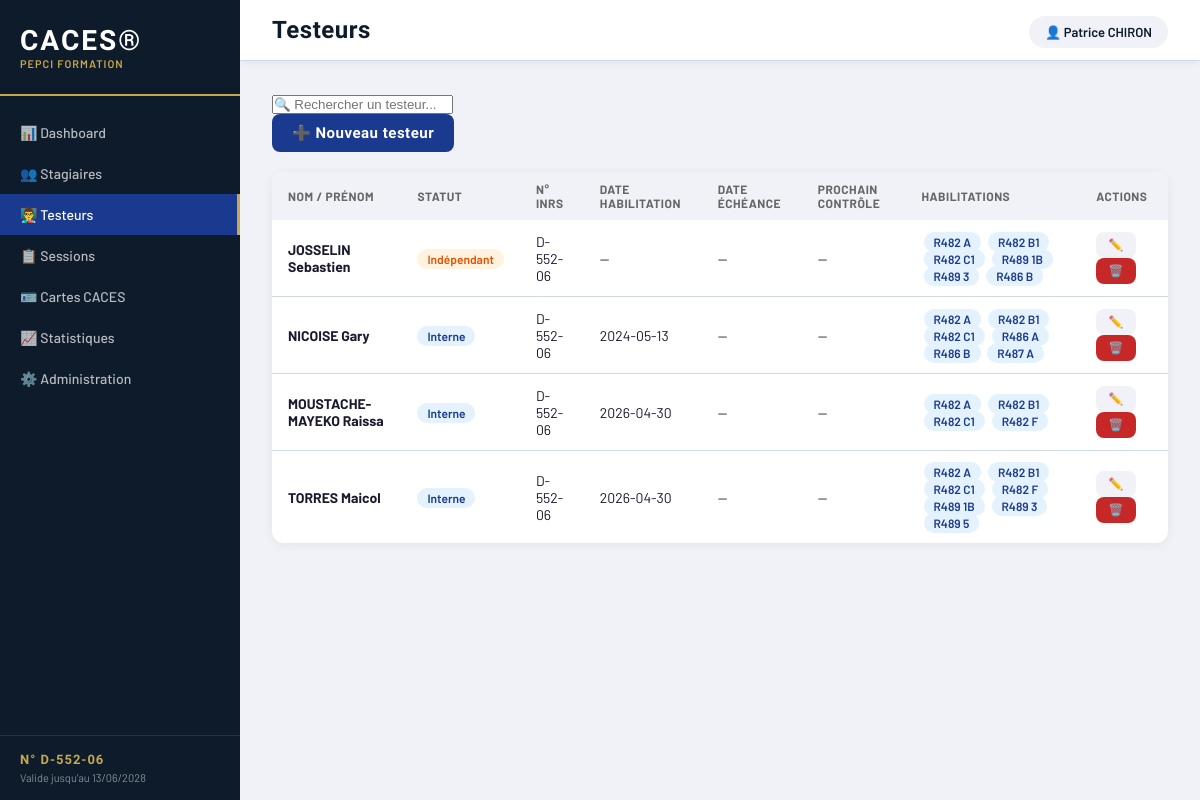
The app's page /testeurs with its own data.
### app/models/testeur.py (models this page shows)
class Testeur(Base):
    __tablename__ = "testeurs"
    id = Column(Integer, primary_key=True, index=True)
    nom = Column(String(100), nullable=False)
    prenom = Column(String(100), nullable=False)
    email = Column(String(200), nullable=True)
    telephone = Column(String(20), nullable=True)
    photo = Column(String(500), nullable=True)
    statut = Column(String(20), default="interne")
    entreprise = Column(String(200), nullable=True)
    numero_inrs = Column(String(50), nullable=True)
    date_habilitation = Column(Date, nullable=True)
    date_expiration_habilitation = Column(Date, nullable=True)
    visite_medicale = Column(Date, nullable=True)
    formation_continue = Column(Date, nullable=True)
    date_prochain_controle = Column(Date, nullable=True)
    note = Column(Text, nullable=True)
    date_creation = Column(DateTime, default=datetime.utcnow)
    actif = Column(Boolean, default=True)

### app/models/habilitation_testeur.py (models this page shows)
class HabilitationTesteur(Base):
    __tablename__ = "habilitations_testeurs"
    id = Column(Integer, primary_key=True, index=True)
    testeur_id = Column(Integer, ForeignKey("testeurs.id"), nullable=False)
    testeur = relationship("Testeur")
    famille = Column(String(10), nullable=False)
    categorie = Column(String(10), nullable=False)
    option_pe = Column(Boolean, default=False)
    option_tel = Column(Boolean, default=False)
    date_integration = Column(Date, nullable=False)
    date_expiration = Column(Date, nullable=True)
    actif = Column(Boolean, default=True)

### app/main.py (the view)
@app.get("/testeurs")
def page_testeurs(request: Request):
    db = SessionLocal()
    liste = db.query(Testeur).filter(Testeur.actif == True).all()
    for t in liste:
        t.habilitations = db.query(HabilitationTesteur).filter(
            HabilitationTesteur.testeur_id == t.id,
            HabilitationTesteur.actif == True
        ).all()
    db.close()
    return templates.TemplateResponse(
        request=request,
        name="testeurs.html",
        context={
            "page": "testeurs",
            "testeurs": liste
        }
    )

### templates/testeurs.html (shortened to what this page needs)
{% extends "base.html" %}
{% block title %}Testeurs{% endblock %}
{% block content %}
<div class="toolbar">
    <div class="toolbar-left">
        <input type="text" id="search" placeholder="🔍 Rechercher un testeur..." class="search-input" onkeyup="filtrer()">
    </div>
    <div class="toolbar-right">
        <button class="btn btn-primary" onclick="ouvrirFormulaire()">➕ Nouveau testeur</button>
    </div>
</div>
<div class="card" style="margin-top: 20px;">
    <table class="table" id="tableau">
        <thead>
            <tr>
                <th>Nom / Prénom</th>
                <th>Statut</th>
                <th>N° INRS</th>
                <th>Date habilitation</th>
                <th>Date échéance</th>
                <th>Prochain contrôle</th>
                <th>Habilitations</th>
                <th>Actions</th>
            </tr>
        </thead>
        <tbody id="tbody">
            {% for t in testeurs %}
            <tr>
                <td><strong>{{ t.nom }} {{ t.prenom }}</strong></td>
                <td>
                    {% if t.statut == 'interne' %}
                        <span class="badge blue">Interne</span>
                    {% elif t.statut == 'independant' %}
                        <span class="badge orange">Indépendant</span>
                    {% else %}
                        <span class="badge green">Entreprise</span>
                    {% endif %}
                </td>
                <td>{{ t.numero_inrs or '—' }}</td>
                <td>{{ t.date_habilitation or '—' }}</td>
                <td>
                    {% if t.date_expiration_habilitation %}
                        <span class="badge orange">{{ t.date_expiration_habilitation }}</span>
                    {% else %}—{% endif %}
                </td>
                <td>
                    {% if t.date_prochain_controle %}
                        <span class="badge orange">{{ t.date_prochain_controle }}</span>
                    {% else %}—{% endif %}
                </td>
                <td>
                    {% for h in t.habilitations %}
                        <span class="badge blue" style="margin:2px;">{{ h.famille }} {{ h.categorie }}</span>
                    {% endfor %}
                </td>
                <td>
                    <button class="btn btn-secondary" style="padding:6px 12px; font-size:12px;"
                        onclick="editer(
                            {{ t.id }},
                            '{{ t.nom }}',
                            '{{ t.prenom }}',
                            '{{ t.statut }}',
                            '{{ t.entreprise or '' }}',
                            '{{ t.numero_inrs or '' }}',
                            '{{ t.email or '' }}',
                            '{{ t.telephone or '' }}',
                            '{{ t.date_habilitation or '' }}',
                            '{{ t.date_expiration_habilitation or '' }}',
                            '{{ t.visite_medicale or '' }}',
                            '{{ t.formation_continue or '' }}',
                            '{{ t.date_prochain_controle or '' }}',
                            '{{ t.note or '' }}'
                        )">✏️</button>
                    <button class="btn btn-danger" style="padding:6px 12px; font-size:12px;"
                        onclick="archiver({{ t.id }}, '{{ t.nom }} {{ t.prenom }}')">🗑️</button>
                </td>
            </tr>
            {% endfor %}
        </tbody>
    </table>
</div>
{% endblock %}

### static/style.css (style rules this page uses)
:root { --blue: #1a3a8f; --blue-light: #2350c8; --dark: #0d1b2a; --gold: #c8a84b; --green: #2e7d32; --orange: #e65100; --red: #c62828; --gray: #f0f2f7; --border: #d0d8e8; --text: #1a1a2e; --sidebar-width: 240px; }
* { box-sizing: border-box; margin: 0; padding: 0; }
body { font-family: 'Barlow', sans-serif; background: var(--gray); color: var(--text); display: flex; min-height: 100vh; }
.card { background: white; border-radius: 12px; box-shadow: 0 2px 12px rgba(0,0,0,0.06); overflow: hidden; }
.table { width: 100%; border-collapse: collapse; font-size: 14px; }
.table th { background: var(--gray); padding: 10px 16px; text-align: left; font-size: 12px; font-weight: 700; text-transform: uppercase; letter-spacing: 0.5px; color: #666; }
.table td { padding: 12px 16px; border-bottom: 1px solid var(--border); }
.table tr:last-child td { border-bottom: none; }
.badge { padding: 3px 10px; border-radius: 12px; font-size: 12px; font-weight: 600; }
.badge.orange { background: #fff3e0; color: var(--orange); }
.badge.blue { background: #e3f2fd; color: var(--blue); }
.btn { padding: 10px 20px; border: none; border-radius: 8px; font-family: 'Barlow Condensed', sans-serif; font-size: 15px; font-weight: 700; letter-spacing: 0.5px; cursor: pointer; text-decoration: none; display: inline-flex; align-items: center; gap: 8px; transition: all 0.2s; }
.btn-primary { background: var(--blue); color: white; }
.btn-danger { background: var(--red); color: white; }
.btn-secondary { background: var(--gray); color: var(--dark); }

### records on screen
Testeur: nom "JOSSELIN", prenom "Sebastien", statut "Indépendant", numero_inrs "D-552-06", date_habilitation "—"
HabilitationTesteur: famille "R482", categorie "A"
HabilitationTesteur: famille "R482", categorie "B1"
HabilitationTesteur: famille "R482", categorie "C1"
HabilitationTesteur: famille "R489", categorie "1B"
HabilitationTesteur: famille "R489", categorie "3"
HabilitationTesteur: famille "R486", categorie "B"
Testeur: nom "NICOISE", prenom "Gary", statut "Interne", numero_inrs "D-552-06", date_habilitation "2024-05-13"
HabilitationTesteur: famille "R482", categorie "A"
HabilitationTesteur: famille "R482", categorie "B1"
HabilitationTesteur: famille "R482", categorie "C1"
HabilitationTesteur: famille "R486", categorie "A"
HabilitationTesteur: famille "R486", categorie "B"
HabilitationTesteur: famille "R487", categorie "A"
Testeur: nom "MOUSTACHE-MAYEKO", prenom "Raissa", statut "Interne", numero_inrs "D-552-06", date_habilitation "2026-04-30"
HabilitationTesteur: famille "R482", categorie "A"
HabilitationTesteur: famille "R482", categorie "B1"
HabilitationTesteur: famille "R482", categorie "C1"
HabilitationTesteur: famille "R482", categorie "F"
Testeur: nom "TORRES", prenom "Maicol", statut "Interne", numero_inrs "D-552-06", date_habilitation "2026-04-30"
HabilitationTesteur: famille "R482", categorie "A"
HabilitationTesteur: famille "R482", categorie "B1"
HabilitationTesteur: famille "R482", categorie "C1"
HabilitationTesteur: famille "R482", categorie "F"
HabilitationTesteur: famille "R489", categorie "1B"
HabilitationTesteur: famille "R489", categorie "3"
HabilitationTesteur: famille "R489", categorie "5"
